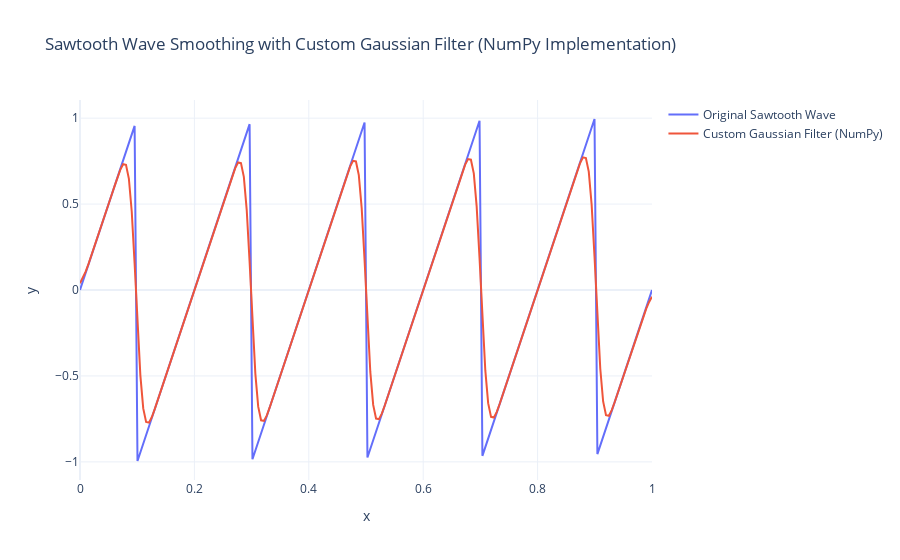

This figure's notebook cell:
### Code cell
def gaussian_filter_np(data, sigma=1.0):
    """
    1D Gaussian filter implementation using NumPy
    
    Args:
        data (np.ndarray): 1D input data to be smoothed
        sigma (float): Standard deviation of the Gaussian distribution (controls smoothing strength)
    
    Returns:
        np.ndarray: Smoothed 1D data
    """
    # Determine kernel size based on the 3-sigma rule
    kernel_size = int(6 * sigma + 1)
    if kernel_size % 2 == 0:
        kernel_size += 1  # Ensure the kernel size is odd

    # Create the Gaussian kernel
    x = np.arange(kernel_size) - kernel_size // 2
    gaussian_kernel = np.exp(-0.5 * (x / sigma) ** 2)
    gaussian_kernel /= gaussian_kernel.sum()  # Normalize the kernel

    # Perform convolution
    smoothed_data = np.convolve(data, gaussian_kernel, mode='same')
    return smoothed_data

# Apply the custom Gaussian filter using NumPy
custom_gaussian_smoothed_np = gaussian_filter_np(y, sigma=2.0)

# Visualization
fig = go.Figure()

# Original data
fig.add_trace(go.Scatter(x=x, y=y, mode='lines', name='Original Sawtooth Wave'))

# Smoothed data using custom Gaussian filter (NumPy implementation)
fig.add_trace(go.Scatter(x=x, y=custom_gaussian_smoothed_np, mode='lines', name='Custom Gaussian Filter (NumPy)'))

# Layout settings
fig.update_layout(
    title="Sawtooth Wave Smoothing with Custom Gaussian Filter (NumPy Implementation)",
    xaxis_title="x",
    yaxis_title="y",
    template="plotly_white"
)

### Figure 1 — Plotly figure (JSON) as saved in the notebook; plotly's stock layout.template omitted (floating-point values rounded to 4 significant figures; data arrays with more than 128 entries replaced by an {"elided": "..."} marker saying what was removed)
{"data": [{"mode": "lines", "name": "Original Sawtooth Wave", "type": "scatter", "x": {"elided": "200 float values"}, "y": {"elided": "200 float values"}}, {"mode": "lines", "name": "Custom Gaussian Filter (NumPy)", "type": "scatter", "x": {"elided": "200 float values"}, "y": {"elided": "200 float values"}}], "layout": {"title": {"text": "Sawtooth Wave Smoothing with Custom Gaussian Filter (NumPy Implementation)"}, "xaxis": {"title": {"text": "x"}}, "yaxis": {"title": {"text": "y"}}}}
